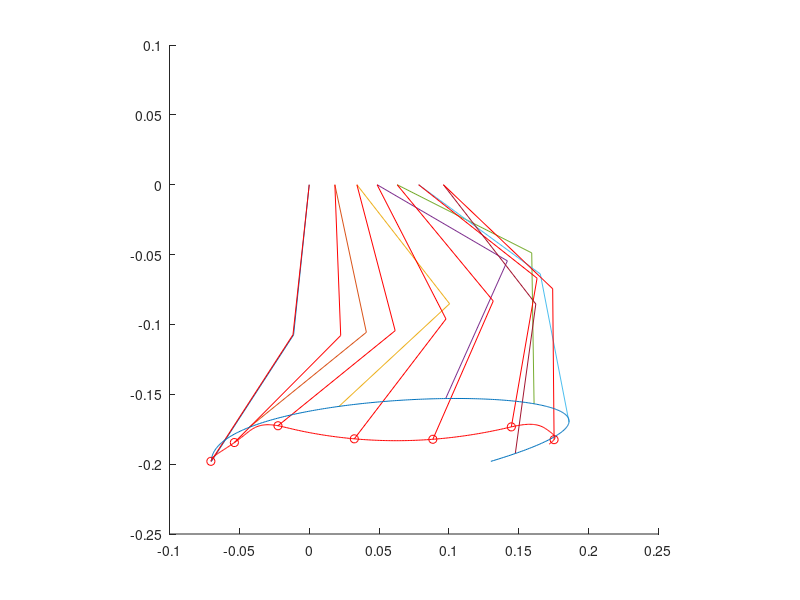

The MATLAB script that drew this image:
clear;
clf;

%parameter
height = 0.198 % (m)
stroke = 0.20 % (m)
motor_velocity = 4.8 % (rad/s) 46rpm
l1 = 0.108 % (m) length of link
l2 = 0.108
ratio = 0.05; % display
P = [0, 0; 0, 0.06; stroke+0.2, 0.06; stroke, 0.0];
period = 0.31 % (s)
cog = 0.3 % (m) center of gravity
m1 = 0.23+0.2;
m2 = 0.35+0.3;
Im = 0.0;
I1 = 1/4 * m1 * l1^2;
I2 = 1/4 * m2 * l2^2;
p_gain = 50.0;
d_gain = 0.5;
max_torque = 7.6; % (Nm)

function [t1, t2] = inverse_kinematics(x, y, l1, l2)
  l = sqrt(x^2+y^2);
  t1 = t2 = 0;
  if (l <= (l1+l2))
    t1 = atan2(y,x) + acos((l1^2+l^2-l2^2)/(2*l2*l));
    t2 = pi + acos((l1^2+l2^2-l^2)/(2*l1*l2)) + t1;
  endif
endfunction

function [x, y] = bezier(P, t)
  B =[(1-t)^3, 3*t*(1-t)^2, 3*t^2*(1-t), t^3];
  X = B * P;
  x = X(1);
  y = X(2);
endfunction

function [xd, yd] = bezier_d(P, t)
  Bd =[-3*(1-t)^2, 3*(1-t)^2-6*t*(1-t), 6*t*(1-t)-3*t^2, 3*t^2];
  Xd = Bd * P;
  xd = Xd(1);
  yd = Xd(2);
endfunction

function [t1, t2, t1d, t2d] = dynamics(t1, t2, t1d, t2d, f1, f2, l1, l2, m1, m2, I1, I2, Im, motor_velocity, dt)
  g = 9.8;
  M = [I1+l1^2*m2+l1^2*m1+Im l1*l2*m2*cos(t2-t1);
       l1*l2*m2*cos(t2-t1) (2*l2^2*m2+2*I2)/2+Im];
  D = [(l1*l2*m2*t1d*t2d-l1*l2*m2*t2d^2)*sin(t2-t1);
       (l1*l2*m2*t1d^2-l1*l2*m2*t1d*t2d)*sin(t2-t1)];
  G = [g*l1*m2*cos(t1)+g*l1*m1*cos(t1);
       g*l2*m2*cos(t2)];
  tdd = inv(M) * [[f1; f2] - D - G];
  t1dd = tdd(1);
  t2dd = tdd(2);
  t1d = max([min([t1d + t1dd * dt, motor_velocity]), -motor_velocity]);
  t2d = max([min([t2d + t2dd * dt, motor_velocity]), -motor_velocity]);
  t1 = t1 + t1d * dt + 1 / 2 * t1dd * dt^2;
  t2 = t2 + t2d * dt + 1 / 2 * t2dd * dt^2;
endfunction

g = 9.8;
Tc = sqrt(cog/g)
x0 = -stroke/4;
v0 = stroke/4*(cosh(period/Tc)+1)/(Tc*sinh(period/Tc))

xr = -stroke/4-0.02;
yr = -height;
[t1r, t2r] = inverse_kinematics(xr, yr, l1, l2);
t1rd = 0; t2rd = 0;
jaco = [-l1*sin(t1r) -l2*sin(t2r); l1*cos(t1r) l2*cos(t2r)];
trd = inv(jaco) * [-v0; 0];
t1rd = trd(1)
t2rd = trd(2)

i = 0;
dt = 0.001;

for t = 0.0: dt/period: 1 * period/period
%  sup_pos = x0 * cosh(mod(t,1) * period / Tc) + Tc * v0 * sinh(mod(t,1) * period / Tc) - x0;
  sup_pos = x0 * cosh(t * period / Tc) + Tc * v0 * sinh(t * period / Tc) - x0;
  if (t <= 1)
    [xt, yt] = bezier(P, t);
    x = xt - stroke/4 - 0.02;
    y = yt - height;
  else
    x = stroke*3/4-sup_pos;
  endif

  if (t <= 1)
    sup_leg_pos = sup_pos;
  else
    sup_leg_pos = stroke/2;
  endif
  [t1, t2] = inverse_kinematics(x - sup_leg_pos, y, l1, l2);
  w1r = -t1rd/motor_velocity;
  f1 = max([min([p_gain * (t1 - t1r) - d_gain * t1rd, max_torque * (1 + w1r)]), -max_torque * (1 - w1r)]);
  w2r = -t2rd/motor_velocity;
  f2 = max([min([p_gain * (t2 - t2r) - d_gain * t2rd, max_torque * (1 + w2r)]), -max_torque * (1 - w2r)]);
  [t1r, t2r, t1rd, t2rd] = dynamics(t1r, t2r, t1rd, t2rd, f1, f2, l1, l2, m1, m2, I1, I2, Im, motor_velocity, dt);
  tor = [w1r-1 w1r-1 w1r+1 w1r+1 w1r-1; w2r-1 w2r+1 w2r+1 w2r-1 w2r-1];

%  if (t1 != 0 || t2 != 0)
    i = i + 1;
    x1 = l1 * cos(t1);
    y1 = l1 * sin(t1);
    x2 = l1 * cos(t2) + x1;
    y2 = l1 * sin(t2) + y1;
    arm_x(i,:) = [sup_leg_pos x1 + sup_leg_pos x2 + sup_leg_pos];
    arm_y(i,:) = [0 y1 y2];
    xdp(i) = x2 + sup_leg_pos;
    ydp(i) = y2;
    x1r = l1 * cos(t1r);
    y1r = l1 * sin(t1r);
    x2r = l2 * cos(t2r) + x1r;
    y2r = l2 * sin(t2r) + y1r;
    arm_xr(i,:) = [sup_leg_pos x1r+sup_leg_pos x2r+sup_leg_pos];
    arm_yr(i,:) = [0 y1r y2r];
    xdpr(i) = x2r + sup_leg_pos;
    ydpr(i) = y2r;
    jaco = [-l1*sin(t1) -l2*sin(t2); l1*cos(t1) l2*cos(t2)];
	m = jaco' * tor;
	mx(i,:) = m(1,:) * ratio + x2r + sup_leg_pos;
	my(i,:) = m(2,:) * ratio + y2r;
    px(i) = x2r + sup_leg_pos;
    py(i) = y2r;
    printf("%f %f %f %f %f %f %f %f\n", x2r, y2r, t1, t2, t1r, t2r, t1rd, t2rd);
%  endif
endfor

hold on;
axis([-0.10,0.25,-0.25,0.10],"square");
for n = 1:i
  if (mod(n - 1, 50) == 0)
    plot(arm_x(n,:), arm_y(n,:));
    plot(arm_xr(n,:), arm_yr(n,:), "r");
%    plot(mx(n,:), my(n,:), "r");
    plot(px(n), py(n), ".or");
  endif
end
plot(xdp, ydp);
plot(xdpr, ydpr, "r");
hold off;

